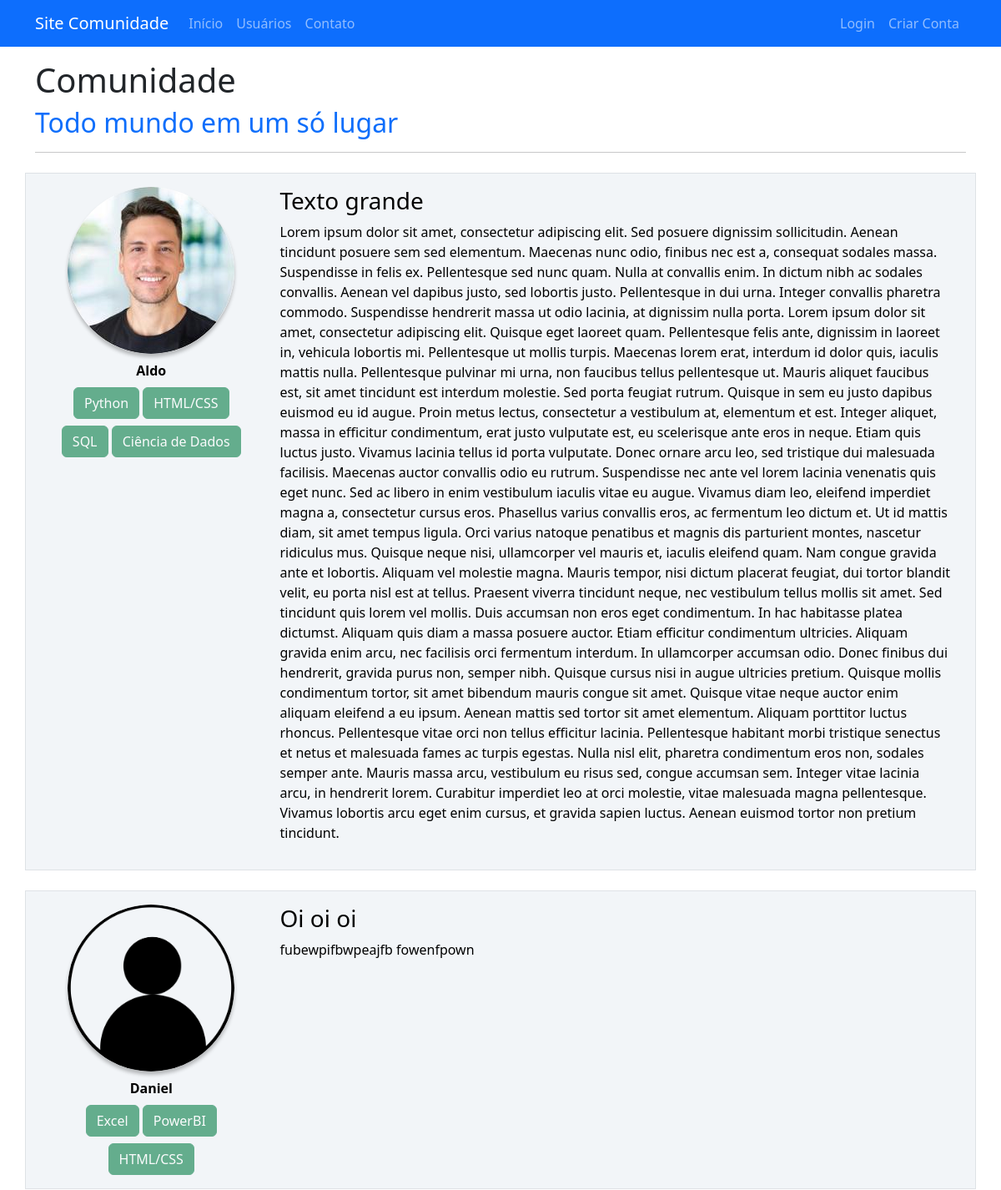
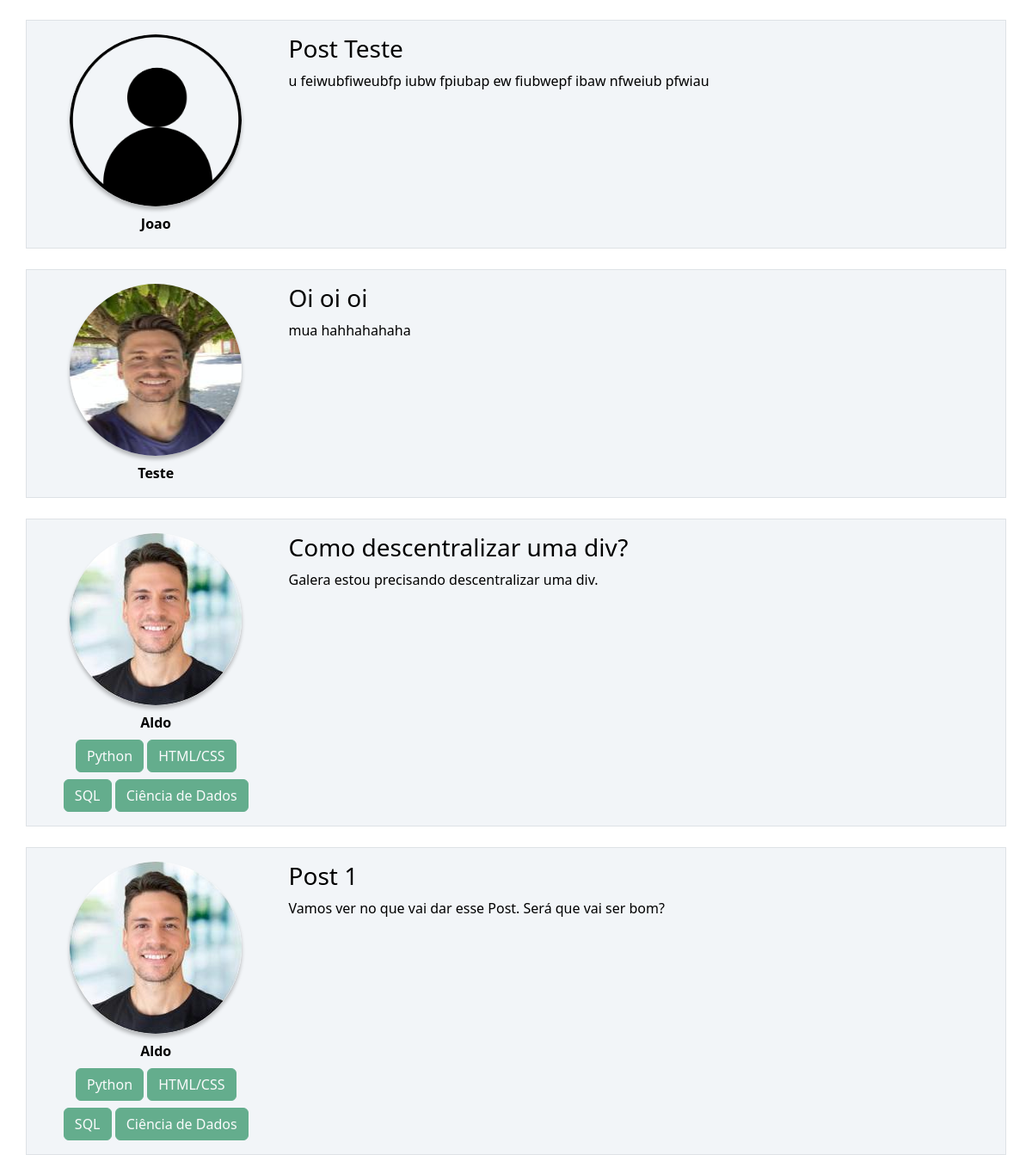
The page / on the database its author committed (2 pictures, top to bottom).
### sitecomunidade/models.py (models this page shows)
class Post(database.Model):
    id = database.Column(database.Integer, primary_key=True)
    titulo = database.Column(database.String, nullable=False)
    corpo = database.Column(database.Text, nullable=False)
    data_criacao = database.Column(database.DateTime, nullable=False, default=datetime.utcnow)
    id_usuario = database.Column(database.Integer, database.ForeignKey('usuario.id', ondelete='CASCADE'), nullable=False)

class Usuario(database.Model, UserMixin):
    id = database.Column(database.Integer, primary_key=True)
    username = database.Column(database.String, nullable=False)
    email = database.Column(database.String, nullable=False, unique=True)
    senha = database.Column(database.String, nullable=False)
    foto_perfil = database.Column(database.String, default='default.jpg')
    cursos = database.Column(database.String, nullable=False, default='Não Informado')
    posts = database.relationship('Post', backref='autor', lazy=True, passive_deletes=True)

### sitecomunidade/routes.py (the view)
@app.route('/')
def home():
    posts = Post.query.order_by(Post.id.desc())
    return render_template('home.html', posts=posts)

### sitecomunidade/templates/home.html
{% extends 'base.html' %}
{% block body %}
    <div class="container mt-3">
        <h1>Comunidade</h1>
        <h2 style="color: #0e6efb">Todo mundo em um só lugar</h2>
        <hr>
        {% for post in posts %}
            <div class="row border mt-4 p-3 meupost">
                <div class="col col-3">
                    <div class="image pe-2 d-flex flex-column">
                        <img src="{{ url_for('static', filename='fotos_perfil/{}'.format(post.autor.foto_perfil)) }}" class="perfil-foto" width="200" >
                        <strong class="col mt-2" style="text-align: center;">{{ post.autor.username }}</strong>
                        <div class="row justify-content-center">
                            <div class="col" style="text-align: center;">
                                {% for curso in post.autor.cursos.split(';') %}
                                    {% if curso and curso != 'Não Informado' %}
                                        <button type="button" class="btn btn-success mt-2" disabled>{{ curso }}</button>
                                    {% endif %}
                                {% endfor %}
                            </div>
                        </div>
                    </div>
                </div>
                <div class="col col-9">
                    <h3> {{ post.titulo }}</h3>
                    <p>{{ post.corpo }}</p>
                </div>
            </div>
        {% endfor %}
    </div>
{% endblock %}

### sitecomunidade/templates/base.html (shortened to what this page needs)
<!DOCTYPE html>
<html lang="pt-br">
    <head>
        <link href="https://cdn.jsdelivr.net/npm/bootstrap@5.2.0/dist/css/bootstrap.min.css" rel="stylesheet">
        <link rel="stylesheet" type="text/css" href="{{ url_for('static', filename='main.css') }}">
    </head>
    <body>
        {% include 'navbar.html' %}
        {% block body %}
        {% endblock %}
    </body>
</html>

### sitecomunidade/templates/navbar.html (shortened to what this page needs)
<nav class="navbar navbar-expand-lg navbar-dark bg-primary">
  <div class="container-fluid container">
    <a class="navbar-brand" href="{{ url_for('home') }}">Site Comunidade</a>
    <div class="collapse navbar-collapse" id="navbarSupportedContent">
      <ul class="navbar-nav me-auto mb-2 mb-lg-0">
        <li class="nav-item">
          <a class="nav-link" aria-current="page" href="{{ url_for('home') }}">Início</a>
        </li>
        <li class="nav-item">
          <a class="nav-link" href="{{ url_for('usuarios') }}">Usuários</a>
        </li>
        <li class="nav-item">
          <a class="nav-link" href="{{ url_for('contato') }}">Contato</a>
        </li>
      </ul>
      <ul class="d-flex navbar-nav">
        {% if current_user.is_authenticated %}
          <li class="nav-item">
            <a class="nav-link" href="{{ url_for('criar_post') }}">Criar Post</a>
          </li>
          <li class="nav-item">
            <a class="nav-link" href="{{ url_for('perfil') }}">Meu Perfil</a>
          </li>
          <li class="nav-item">
            <a class="nav-link" href="{{ url_for('sair') }}">Sair</a>
          </li>
        {% else %}
          <li class="nav-item">
            <a class="nav-link" href="{{ url_for('login') }}">Login</a>
          </li>
          <li class="nav-item">
            <a class="nav-link" href="{{ url_for('login') }}">Criar Conta</a>
          </li>
        {% endif %}
      </ul>
    </div>
  </div>
</nav>

### sitecomunidade/static/main.css (style rules this page uses)
.meupost { background: #f2f5f8 !important; color: #000 !important; }
.perfil-foto { display: block; margin-left: auto; margin-right: auto; box-shadow: 0px 4px 4px rgba(0, 0, 0, 0.25); border-radius: 460px; height: 200px; width: 200px; }

### rows shown on the page
Post: foto_perfil (picture), autor.username "Aldo", curso "Python" "HTML/CSS" "SQL" "Ciência de Dados", titulo "Texto grande", corpo "Lorem ipsum dolor sit amet, consectetur adipiscing elit. Sed posuere dignissim sollicitudin. Aenean tincidunt posuere sem sed elementum. Maecenas nunc odio, finibus nec est a, consequat sodales massa. Suspendisse in felis ex. Pellentesque sed nunc quam. Nulla at convallis enim. In dictum nibh ac sodales convallis. Aenean vel dapibus justo, sed lobortis justo. Pellentesque in dui urna. Integer convallis pharetra commodo. Suspendisse hendrerit massa ut odio lacinia, at dignissim nulla porta. Lorem ipsum dolor sit amet, consectetur adipiscing elit. Quisque eget laoreet quam. Pellentesque felis ante, dignissim in laoreet in, vehicula lobortis mi. Pellentesque ut mollis turpis. Maecenas lorem…"
Post: foto_perfil (placeholder picture), autor.username "Daniel", curso "Excel" "PowerBI" "HTML/CSS", titulo "Oi oi oi", corpo "fubewpifbwpeajfb fowenfpown"
Post: foto_perfil (placeholder picture), autor.username "Joao", titulo "Post Teste", corpo "u feiwubfiweubfp iubw fpiubap ew fiubwepf ibaw nfweiub pfwiau"
Post: foto_perfil (picture), autor.username "Teste", titulo "Oi oi oi", corpo "mua hahhahahaha"
Post: foto_perfil (picture), autor.username "Aldo", curso "Python" "HTML/CSS" "SQL" "Ciência de Dados", titulo "Como descentralizar uma div?", corpo "Galera estou precisando descentralizar uma div."
Post: foto_perfil (picture), autor.username "Aldo", curso "Python" "HTML/CSS" "SQL" "Ciência de Dados", titulo "Post 1", corpo "Vamos ver no que vai dar esse Post. Será que vai ser bom?"
